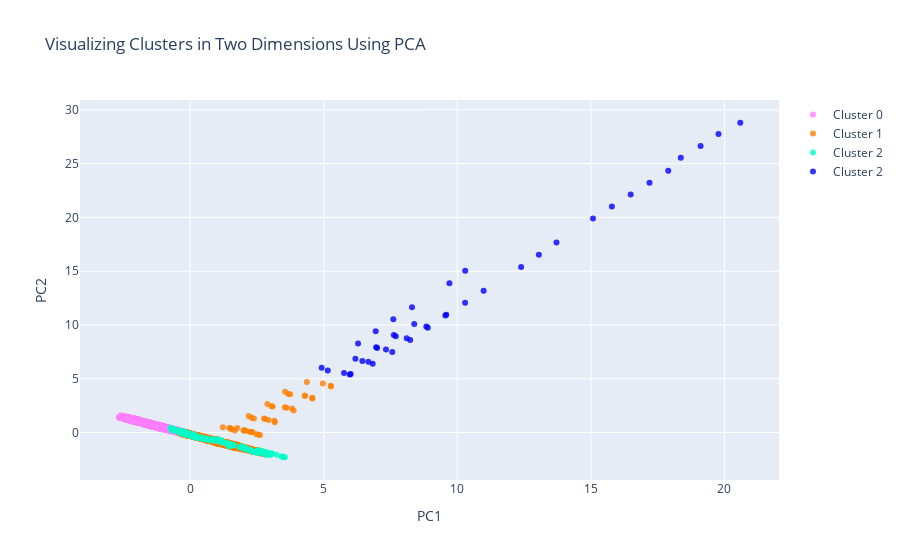

Source (notebook cell):
### Code cell
#Instructions for building the 2-D plot

#trace1 is for 'Cluster 0'
trace1 = go.Scatter(
                    x = cluster0["PC1_2d"],
                    y = cluster0["PC2_2d"],
                    mode = "markers",
                    name = "Cluster 0",
                    marker = dict(color = 'rgba(255, 128, 255, 0.8)'),
                    text = None)

#trace2 is for 'Cluster 1'
trace2 = go.Scatter(
                    x = cluster1["PC1_2d"],
                    y = cluster1["PC2_2d"],
                    mode = "markers",
                    name = "Cluster 1",
                    marker = dict(color = 'rgba(255, 128, 2, 0.8)'),
                    text = None)

#trace3 is for 'Cluster 2'
trace3 = go.Scatter(
                    x = cluster2["PC1_2d"],
                    y = cluster2["PC2_2d"],
                    mode = "markers",
                    name = "Cluster 2",
                    marker = dict(color = 'rgba(0, 255, 200, 0.8)'),
                    text = None)

#trace4 is for 'Cluster 3'
trace4 = go.Scatter(
                    x = cluster3["PC1_2d"],
                    y = cluster3["PC2_2d"],
                    mode = "markers",
                    name = "Cluster 2",
                    marker = dict(color = 'rgba(255, 0, 0, 0.8)'),
                    text = None)

#trace5 is for 'Cluster 4'
trace5 = go.Scatter(
                    x = cluster4["PC1_2d"],
                    y = cluster4["PC2_2d"],
                    mode = "markers",
                    name = "Cluster 2",
                    marker = dict(color = 'rgba(0, 0, 255, 0.8)'),
                    text = None)

data = [trace1, trace2, trace3,trace4,trace5]

title = "Visualizing Clusters in Two Dimensions Using PCA"

layout = dict(title = title,
              xaxis= dict(title= 'PC1',ticklen= 5,zeroline= False),
              yaxis= dict(title= 'PC2',ticklen= 5,zeroline= False)
             )

fig = dict(data = data, layout = layout)

iplot(fig)

### Figure 1 — Plotly figure (JSON) as saved in the notebook; plotly's stock layout.template omitted (floating-point values rounded to 4 significant figures; data arrays with more than 128 entries replaced by an {"elided": "..."} marker saying what was removed)
{"data": [{"marker": {"color": "rgba(255, 128, 255, 0.8)"}, "mode": "markers", "name": "Cluster 0", "type": "scatter", "x": {"elided": "2296 float values"}, "y": {"elided": "2296 float values"}}, {"marker": {"color": "rgba(255, 128, 2, 0.8)"}, "mode": "markers", "name": "Cluster 1", "type": "scatter", "x": {"elided": "2441 float values"}, "y": {"elided": "2441 float values"}}, {"marker": {"color": "rgba(0, 255, 200, 0.8)"}, "mode": "markers", "name": "Cluster 2", "type": "scatter", "x": {"elided": "221 float values"}, "y": {"elided": "221 float values"}}, {"marker": {"color": "rgba(255, 0, 0, 0.8)"}, "mode": "markers", "name": "Cluster 2", "type": "scatter", "x": [], "y": []}, {"marker": {"color": "rgba(0, 0, 255, 0.8)"}, "mode": "markers", "name": "Cluster 2", "type": "scatter", "x": [6.008, 6.668, 7.33, 8.106, 8.841, 9.586, 10.29, 10.98, 12.39, 13.05, 13.71, 15.08, 15.79, 16.49, 17.19, 17.9, 18.37, 19.11, 19.78, 20.59, 5.758, 6.445, 6.998, 7.695, 8.388, 5.15, 6.185, 6.963, 7.623, 5.972, 6.831, 7.566, 8.237, 8.896, 9.554, 4.921, 6.285, 6.945, 7.605, 8.305, 9.705, 10.3], "y": [5.435, 6.573, 7.71, 8.773, 9.861, 10.95, 12.05, 13.17, 15.39, 16.52, 17.66, 19.9, 21.01, 22.12, 23.23, 24.34, 25.55, 26.63, 27.77, 28.8, 5.542, 6.659, 7.848, 8.96, 10.08, 5.759, 6.867, 7.93, 9.068, 5.387, 6.395, 7.483, 8.611, 9.746, 10.88, 6.025, 8.266, 9.403, 10.54, 11.65, 13.87, 15.04]}], "layout": {"title": {"text": "Visualizing Clusters in Two Dimensions Using PCA"}, "xaxis": {"ticklen": 5, "title": {"text": "PC1"}, "zeroline": false}, "yaxis": {"ticklen": 5, "title": {"text": "PC2"}, "zeroline": false}}}
